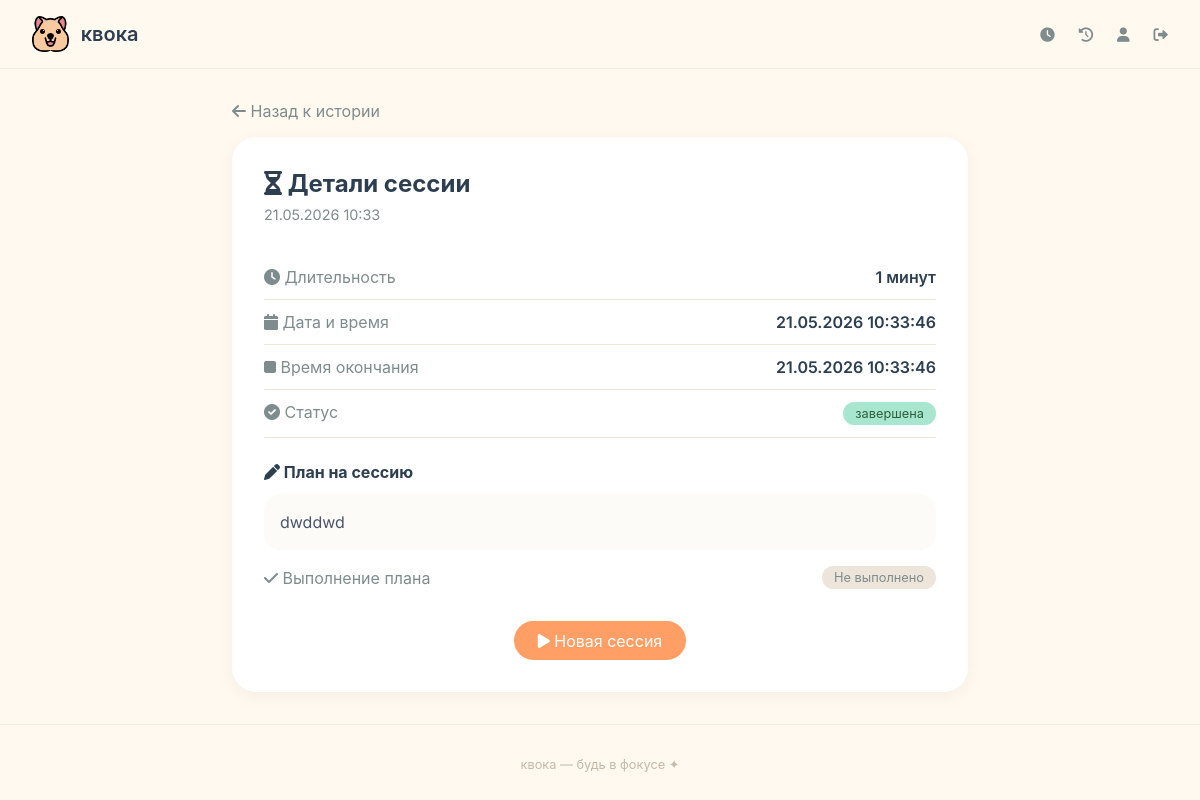
/session/8/ (signed in), run on the app's committed database.
### core/models.py (models this page shows, shortened)
class FocusSession(models.Model):
    user = models.ForeignKey(User, on_delete=models.CASCADE, related_name='sessions')
    start_time = models.DateTimeField(auto_now_add=True)
    end_time = models.DateTimeField(null=True, blank=True)
    minutes = models.IntegerField(default=0)
    completed = models.BooleanField(default=False)
    plan_text = models.TextField(blank=True, verbose_name='План на сессию')
    plan_done = models.BooleanField(default=False, verbose_name='План выполнен')

### core/views.py (the view)
# urls.py: path('session/<int:session_id>/', views.session_detail, name='session_detail'),
@login_required
def session_detail(request, session_id):
    session = get_object_or_404(FocusSession, id=session_id, user=request.user)
    return render(request, 'core/session_detail.html', {'session': session})

### templates/core/session_detail.html (shortened to what this page needs)
{% extends 'base.html' %}
{% load static %}
{% block content %}
<div class="detail-container">
    <a href="{% url 'session_history' %}" class="back-link">
        <i class="fas fa-arrow-left"></i> Назад к истории
    </a>
    <div class="detail-card">
        <h1 class="detail-title">
            <i class="fas fa-hourglass-half"></i> Детали сессии
        </h1>
        <p class="detail-date">
            {{ session.start_time|date:"d.m.Y H:i" }}
        </p>
        <div class="info-section">
            <div class="info-row">
                <span class="info-label"><i class="fas fa-clock"></i> Длительность</span>
                <span class="info-value">{{ session.minutes }} минут</span>
            </div>
            <div class="info-row">
                <span class="info-label"><i class="fas fa-calendar"></i> Дата и время</span>
                <span class="info-value">{{ session.start_time|date:"d.m.Y H:i:s" }}</span>
            </div>
            {% if session.end_time %}
            <div class="info-row">
                <span class="info-label"><i class="fas fa-stop"></i> Время окончания</span>
                <span class="info-value">{{ session.end_time|date:"d.m.Y H:i:s" }}</span>
            </div>
            {% endif %}
            <div class="info-row">
                <span class="info-label"><i class="fas fa-check-circle"></i> Статус</span>
                <span class="badge-completed">завершена</span>
            </div>
        </div>
        <div class="plan-section">
            <h3 class="plan-title">
                <i class="fas fa-pen"></i> План на сессию
            </h3>
            {% if session.plan_text %}
                <div class="plan-content">
                    {{ session.plan_text|linebreaks }}
                </div>
                <div class="plan-status">
                    <span class="info-label"><i class="fas fa-check"></i> Выполнение плана</span>
                    {% if session.plan_done %}
                        <span class="badge-plan-done">Выполнено</span>
                    {% else %}
                        <span class="badge-plan-not">Не выполнено</span>
                    {% endif %}
                </div>
            {% else %}
                <div class="plan-content" style="text-align: center; color: #7F8C8D;">
                    <i class="fas fa-pen"></i> План не был указан
                </div>
            {% endif %}
        </div>
        <div class="text-center">
            <a href="{% url 'dashboard' %}" class="new-session-btn">
                <i class="fas fa-play"></i> Новая сессия
            </a>
        </div>
    </div>
</div>
{% endblock %}

### static/css/style.css (style rules this page uses)
* { margin: 0; padding: 0; box-sizing: border-box; }
body { font-family: 'Inter', -apple-system, BlinkMacSystemFont, sans-serif; background: #FFF9F0; color: #2C3E50; min-height: 100vh; }

### templates/core/session_detail.html (style rules this page uses)
.detail-container { max-width: 800px; margin: 0 auto; padding: 2rem; }
.detail-card { background: #FFFFFF; border-radius: 1.5rem; padding: 2rem; box-shadow: 0 4px 20px rgba(0, 0, 0, 0.05); }
.back-link { display: inline-block; margin-bottom: 1rem; color: #7F8C8D; text-decoration: none; transition: color 0.2s; }
.detail-title { font-size: 1.5rem; margin-bottom: 0.5rem; color: #2C3E50; }
.detail-date { color: #7F8C8D; margin-bottom: 2rem; font-size: 0.9rem; }
.info-row { display: flex; justify-content: space-between; padding: 0.75rem 0; border-bottom: 1px solid #EDE5DA; }
.info-label { color: #7F8C8D; }
.info-value { font-weight: 600; color: #2C3E50; }
.plan-section { margin-top: 1.5rem; }
.plan-title { font-size: 1rem; margin-bottom: 0.75rem; color: #2C3E50; }
.plan-content { background: #FDFBF7; border-radius: 1rem; padding: 1rem; margin-bottom: 1rem; color: #4A5568; line-height: 1.5; }
.plan-status { display: flex; justify-content: space-between; align-items: center; }
.badge-completed { background: #A8E6CF; color: #2C5F3D; padding: 0.25rem 0.75rem; border-radius: 1rem; font-size: 0.8rem; display: inline-block; }
.badge-plan-not { background: #EDE5DA; color: #7F8C8D; padding: 0.25rem 0.75rem; border-radius: 1rem; font-size: 0.8rem; display: inline-block; }
.new-session-btn { display: inline-block; background: #FF9F66; color: white; padding: 0.6rem 1.5rem; border-radius: 2rem; text-decoration: none; margin-top: 2rem; transition: background 0.2s; }
.text-center { text-align: center; }

### data on the page
FocusSession: start_time "21.05.2026 10:33", minutes "1", start_time "21.05.2026 10:33:46", end_time "21.05.2026 10:33:46", plan_text "dwddwd"
